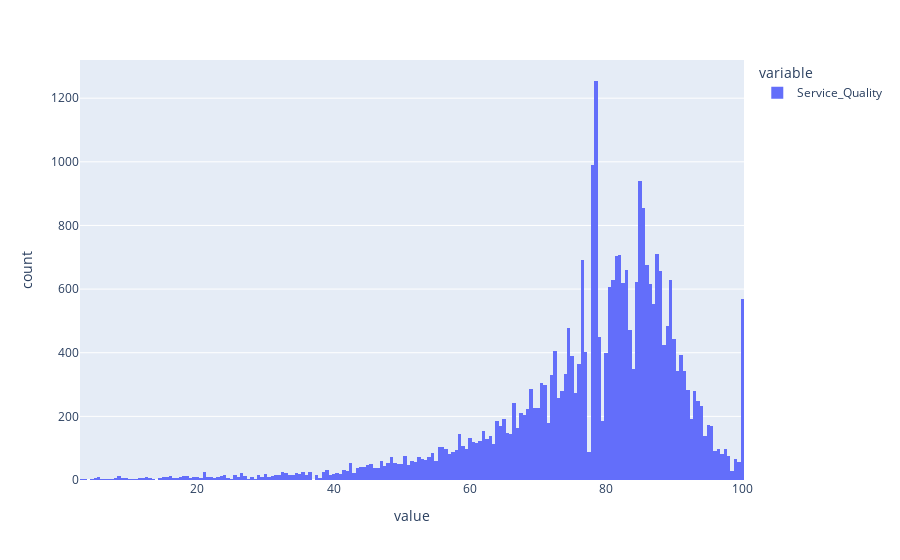

The notebook cell this image was saved under:
### Code cell
import numpy as np

svc_dist = list(service['Service Score'])

driver_df['Service_Quality'] = np.random.choice(svc_dist, size=len(driver_df))
px.histogram(driver_df['Service_Quality']).show()

### Figure 1 — Plotly figure (JSON) as saved in the notebook; plotly's stock layout.template omitted (floating-point values rounded to 4 significant figures; data arrays with more than 128 entries replaced by an {"elided": "..."} marker saying what was removed)
{"data": [{"alignmentgroup": "True", "bingroup": "x", "hovertemplate": "variable=Service_Quality<br>value=%{x}<br>count=%{y}<extra></extra>", "legendgroup": "Service_Quality", "marker": {"color": "#636efa", "pattern": {"shape": ""}}, "name": "Service_Quality", "offsetgroup": "Service_Quality", "orientation": "v", "showlegend": true, "type": "histogram", "x": {"elided": "31542 float values"}, "xaxis": "x", "yaxis": "y"}], "layout": {"autosize": true, "barmode": "relative", "legend": {"title": {"text": "variable"}, "tracegroupgap": 0}, "margin": {"t": 60}, "xaxis": {"anchor": "y", "autorange": true, "domain": [0, 1], "range": [2.75, 100.2], "title": {"text": "value"}, "type": "linear"}, "yaxis": {"anchor": "x", "autorange": true, "domain": [0, 1], "range": [0, 1320], "title": {"text": "count"}}}}
